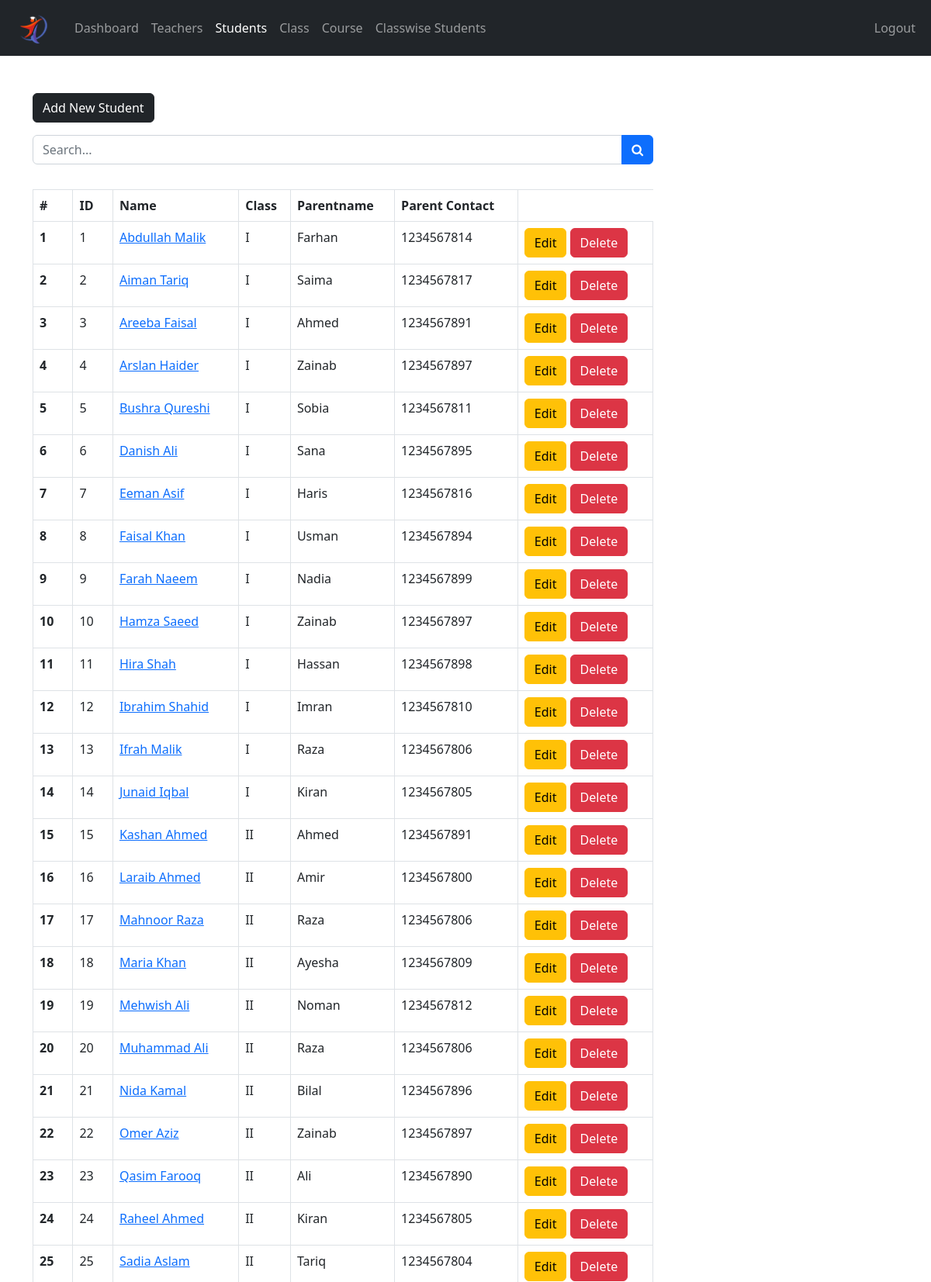
/admin/student.php (signed in, upper part), run on the app's committed database.
### tables this page shows
CREATE TABLE `student` (
  `idStudent` int(11) NOT NULL AUTO_INCREMENT,
  `UserID` int(11) NOT NULL,
  `ParentId` int(11) NOT NULL,
  `name` varchar(45) NOT NULL,
  `Gender` varchar(45) NOT NULL,
  `DOB` date NOT NULL,
  `Address` varchar(250) NOT NULL,
  PRIMARY KEY (`idStudent`),
  KEY `fk_Student_USER1_idx` (`UserID`),
  KEY `fk_Student_Parent1_idx` (`ParentId`),
  CONSTRAINT `fk_Student_Parent1` FOREIGN KEY (`ParentId`) REFERENCES `parent` (`idParent`) ON DELETE CASCADE ON UPDATE CASCADE,
  CONSTRAINT `fk_Student_USER1` FOREIGN KEY (`UserID`) REFERENCES `user` (`UserID`) ON DELETE CASCADE ON UPDATE CASCADE
);

CREATE TABLE `parent` (
  `idParent` int(11) NOT NULL AUTO_INCREMENT,
  `name` varchar(45) NOT NULL,
  `email` varchar(45) DEFAULT NULL,
  `phone_no` varchar(45) DEFAULT NULL,
  `CNIC_NO` varchar(45) DEFAULT NULL,
  PRIMARY KEY (`idParent`),
  UNIQUE KEY `CNIC_NO_UNIQUE` (`CNIC_NO`)
);

### admin/data/student.php (called while the page is built, shortened)
<?php
function getAllStudentsWithDetails($conn)
{
  $sql = "SELECT
          student.idStudent,
          student.name AS student_name,
          parent.name AS parent_name,
          parent.phone_no,
          GROUP_CONCAT(DISTINCT class.name ORDER BY class.name SEPARATOR ', ') AS class_name
          FROM
          student
          LEFT JOIN
          registration ON student.idStudent = registration.StdId
          LEFT JOIN
          parent ON student.ParentId = parent.idParent
          LEFT JOIN
          class ON registration.ClassId = class.idClass
          GROUP BY
          student.idStudent, student.name, parent.name, parent.phone_no
          ";
  $stmt = $conn->prepare($sql);
  $stmt->execute();
  if ($stmt->rowCount() >= 1) {
    $students = $stmt->fetchAll();
    return $students;
  } else {
    return 0;
  }
}

### admin/student.php (the view, shortened to what this page needs)
<?php
if (isset($_SESSION['UserID']) &&
    isset($_SESSION['role'])) {
    if ($_SESSION['role'] == 'Admin') {
       include "../DB_connection.php";
       include "data/student.php";
       $students = getAllStudentsWithDetails($conn);
 ?>
<!DOCTYPE html>
<html lang="en">
<head>
	<link rel="stylesheet" href="https://cdn.jsdelivr.net/npm/bootstrap@5.2.0/dist/css/bootstrap.min.css">
	<link rel="stylesheet" href="../css/style.css">
  <link rel="stylesheet" href="https://cdnjs.cloudflare.com/ajax/libs/font-awesome/4.7.0/css/font-awesome.min.css">
</head>
<body>
    <?php
        include "inc/navbar.php";
        if ($students != 0) {
     ?>
     <div class="container mt-5">
        <a href="student-add.php"
           class="btn btn-dark">Add New Student</a>
           <form action="student-search.php"
                 class="mt-3 n-table"
                 method="get">
             <div class="input-group mb-3">
                <input type="text"
                       class="form-control"
                       name="searchKey"
                       placeholder="Search...">
                <button class="btn btn-primary">
                        <i class="fa fa-search"
                           aria-hidden="true"></i>
                      </button>
             </div>
           </form>
           <div class="table-responsive">
              <table class="table table-bordered mt-3 n-table">
                <thead>
                  <tr>
                    <th scope="col">#</th>
                    <th scope="col">ID</th>
                    <th scope="col">Name</th>
                    <th scope="col">Class</th>
                    <th scope="col">Parentname</th>
                    <th scope="col">Parent Contact</th>
                  </tr>
                </thead>
                <tbody>
                  <?php $i = 0; foreach ($students as $student ) {
                    $i++;  ?>
                  <tr>
                    <th scope="row"><?=$i?></th>
                    <td><?=$student['idStudent']?></td>
                    <td>
                      <a href="student-view.php?student_id=<?=$student['idStudent']?>">
                        <?=$student['student_name']?>
                      </a>
                    </td>
                    <td><?=$student['class_name']?></td>
                    <td><?=$student['parent_name']?></td>
                    <td><?=$student['phone_no']?></td>
                    <td>
                        <a href="student-edit.php?idStudent=<?=$student['idStudent']?>"
                           class="btn btn-warning">Edit</a>
                        <a href="student-delete.php?idStudent=<?=$student['idStudent']?>"
                           class="btn btn-danger">Delete</a>
                    </td>
                  </tr>
                <?php } ?>
                </tbody>
              </table>
           </div>
         <?php } ?>
     </div>
</body>
</html>
<?php
  }else {
    header("Location: ../login.php");
    exit;
  }
}else {
	header("Location: ../login.php");
	exit;
}
?>

### css/style.css (style rules this page uses)
.n-table { max-width: 800px; }

### data on the page
student: idStudent "1", name "Abdullah Malik", class_name "I", ParentId.name "Farhan", ParentId.phone_no "1234567814"
student: idStudent "2", name "Aiman Tariq", class_name "I", ParentId.name "Saima", ParentId.phone_no "1234567817"
student: idStudent "3", name "Areeba Faisal", class_name "I", ParentId.name "Ahmed", ParentId.phone_no "1234567891"
student: idStudent "4", name "Arslan Haider", class_name "I", ParentId.name "Zainab", ParentId.phone_no "1234567897"
student: idStudent "5", name "Bushra Qureshi", class_name "I", ParentId.name "Sobia", ParentId.phone_no "1234567811"
student: idStudent "6", name "Danish Ali", class_name "I", ParentId.name "Sana", ParentId.phone_no "1234567895"
student: idStudent "7", name "Eeman Asif", class_name "I", ParentId.name "Haris", ParentId.phone_no "1234567816"
student: idStudent "8", name "Faisal Khan", class_name "I", ParentId.name "Usman", ParentId.phone_no "1234567894"
student: idStudent "9", name "Farah Naeem", class_name "I", ParentId.name "Nadia", ParentId.phone_no "1234567899"
student: idStudent "10", name "Hamza Saeed", class_name "I", ParentId.name "Zainab", ParentId.phone_no "1234567897"
student: idStudent "11", name "Hira Shah", class_name "I", ParentId.name "Hassan", ParentId.phone_no "1234567898"
student: idStudent "12", name "Ibrahim Shahid", class_name "I", ParentId.name "Imran", ParentId.phone_no "1234567810"
student: idStudent "13", name "Ifrah Malik", class_name "I", ParentId.name "Raza", ParentId.phone_no "1234567806"
student: idStudent "14", name "Junaid Iqbal", class_name "I", ParentId.name "Kiran", ParentId.phone_no "1234567805"
student: idStudent "15", name "Kashan Ahmed", class_name "II", ParentId.name "Ahmed", ParentId.phone_no "1234567891"
student: idStudent "16", name "Laraib Ahmed", class_name "II", ParentId.name "Amir", ParentId.phone_no "1234567800"
student: idStudent "17", name "Mahnoor Raza", class_name "II", ParentId.name "Raza", ParentId.phone_no "1234567806"
student: idStudent "18", name "Maria Khan", class_name "II", ParentId.name "Ayesha", ParentId.phone_no "1234567809"
student: idStudent "19", name "Mehwish Ali", class_name "II", ParentId.name "Noman", ParentId.phone_no "1234567812"
student: idStudent "20", name "Muhammad Ali", class_name "II", ParentId.name "Raza", ParentId.phone_no "1234567806"
student: idStudent "21", name "Nida Kamal", class_name "II", ParentId.name "Bilal", ParentId.phone_no "1234567896"
student: idStudent "22", name "Omer Aziz", class_name "II", ParentId.name "Zainab", ParentId.phone_no "1234567897"
student: idStudent "23", name "Qasim Farooq", class_name "II", ParentId.name "Ali", ParentId.phone_no "1234567890"
student: idStudent "24", name "Raheel Ahmed", class_name "II", ParentId.name "Kiran", ParentId.phone_no "1234567805"
student: idStudent "25", name "Sadia Aslam", class_name "II", ParentId.name "Tariq", ParentId.phone_no "1234567804"
